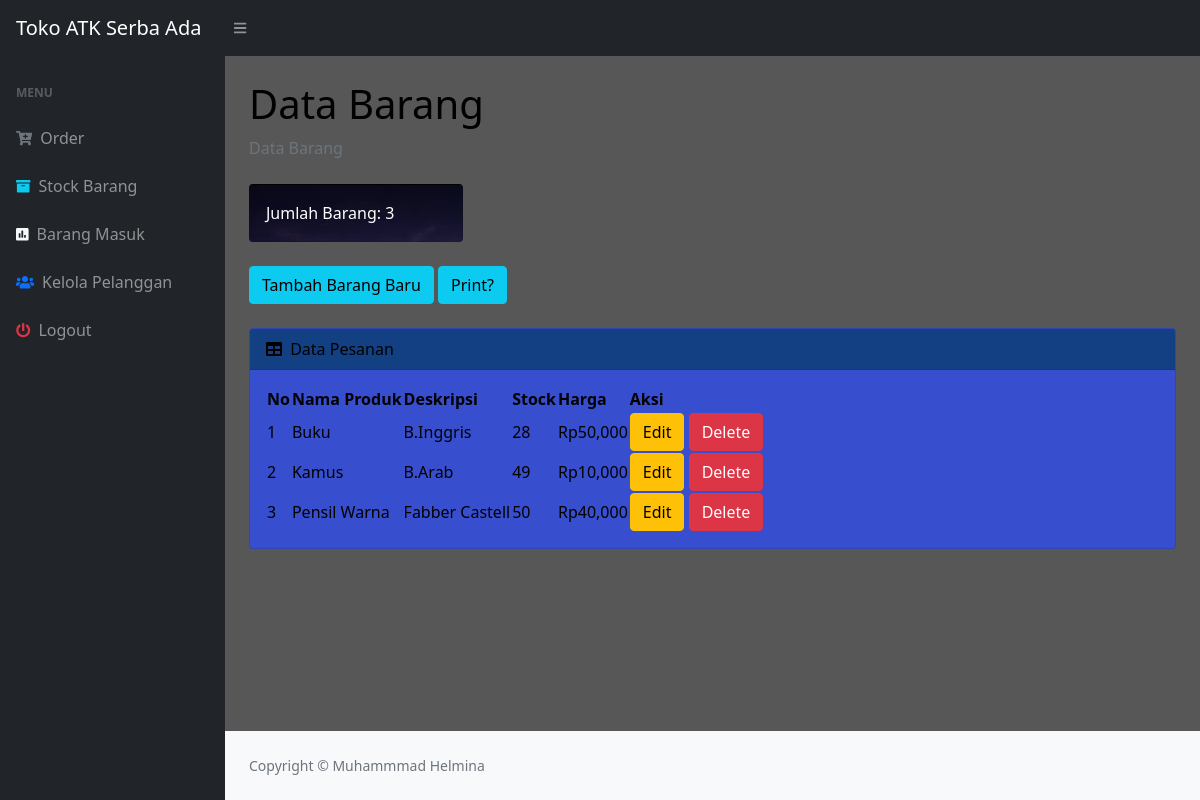
The app's page /stock.php (signed in) with its own data.
### tables this page shows
CREATE TABLE `produk` (
  `idproduk` int(11) NOT NULL,
  `namaproduk` varchar(30) NOT NULL,
  `deskripsi` varchar(30) NOT NULL,
  `harga` int(11) NOT NULL,
  `stock` int(11) NOT NULL
);

### stock.php (the view, shortened to what this page needs)
<?php
require 'ceklogin.php';
$h1 = mysqli_query($c, "select * from produk");
$h2 = mysqli_num_rows($h1);
?>
<!DOCTYPE html>
<html lang="en">
<head>
    <link href="https://cdn.jsdelivr.net/npm/simple-datatables@latest/dist/style.css" rel="stylesheet" />
    <link href="css/styles.css" rel="stylesheet" />
</head>
<body class="sb-nav-fixed">
    <nav class="sb-topnav navbar navbar-expand navbar-dark bg-dark">
        <a class="navbar-brand ps-3" href="index.php">Toko ATK Serba Ada</a>
        <button class="btn btn-link btn-sm order-1 order-lg-0 me-4 me-lg-0" id="sidebarToggle" href="#!"><i class="fas fa-bars"></i></button>
    </nav>
    <div id="layoutSidenav">
        <div id="layoutSidenav_nav">
            <nav class="sb-sidenav accordion sb-sidenav-dark" id="sidenavAccordion">
                <div class="sb-sidenav-menu">
                    <div class="nav">
                        <div class="sb-sidenav-menu-heading">Menu</div>
                        <a class="nav-link" href="index.php">
                            <div class="sb-nav-link-icon"><i class="fas fa-cart-plus text-secondary"></i></div>
                            Order
                        </a>
                        <a class="nav-link" href="stock.php">
                            <div class="sb-nav-link-icon"><i class="fa fa-archive text-info"></i></div>
                            Stock Barang
                        </a>
                        <a class="nav-link" href="masuk.php">
                            <div class="sb-nav-link-icon"><i class="fas fa-poll text-light"></i></div>
                            Barang Masuk
                        </a>
                        <a class="nav-link" href="pelanggan.php">
                            <div class="sb-nav-link-icon"><i class="fas fa-users text-primary"></i></div>
                            Kelola Pelanggan
                        </a>
                        <a class="nav-link" href="logout.php">
                            <div class="sb-nav-link-icon"><i class="fas fa-power-off text-danger"></i></div>
                            Logout
                        </a>
                    </div>
            </nav>
        </div>
        <div id="layoutSidenav_content">
            <main>
                <div class="container-fluid px-4">
                    <h1 class="mt-4">Data Barang</h1>
                    <ol class="breadcrumb mb-4">
                        <li class="breadcrumb-item active">Data Barang</li>
                    </ol>
                    <div class="row">
                        <div class="col-xl-3 col-md-6">
                            <div class="card bg-primary text-white mb-4">
                                <div class="card-body">Jumlah Barang: <?= $h2; ?> </div>
                            </div>
                        </div>
                    </div>
                    <button type="button" class="btn btn-info mb-4" data-bs-toggle="modal" data-bs-target="#myModal">
                        Tambah Barang Baru
                    </button>
                    <a href="export.php" class="btn btn-info mb-4">Print?</a>
                    <div class="card mb-4">
                        <div class="card-header">
                            <i class="fas fa-table me-1"></i>
                            Data Pesanan
                        </div>
                        <div class="card-body">
                            <table id="datatablesSimple">
                                <thead>
                                    <tr>
                                        <th>No</th>
                                        <th>Nama Produk</th>
                                        <th>Deskripsi</th>
                                        <th>Stock</th>
                                        <th>Harga</th>
                                        <th>Aksi</th>
                                    </tr>
                                </thead>
                                <tbody>
                                    <?php
                                    $get = mysqli_query($c, "select * from produk");
                                    $i = 1;
                                    while ($p = mysqli_fetch_array($get)) {
                                        $namaproduk = $p['namaproduk'];
                                        $deskripsi = $p['deskripsi'];
                                        $stock = $p['stock'];
                                        $harga = $p['harga'];
                                        $idproduk = $p['idproduk'];
                                    ?>
                                        <tr>
                                            <td><?= $i++; ?></td>
                                            <td><?= $namaproduk; ?></td>
                                            <td><?= $deskripsi; ?></td>
                                            <td><?= $stock; ?></td>
                                            <td>Rp<?= number_format($harga); ?></td>
                                            <td>
                                                <button type="button" class="btn btn-warning" data-bs-toggle="modal" data-bs-target="#edit<?= $idproduk; ?>">
                                                    Edit
                                                </button>
                                                <button type="button" class="btn btn-danger" data-bs-toggle="modal" data-bs-target="#delete<?= $idproduk; ?>">
                                                    Delete
                                                </button>
                                            </td>
                                        </tr>
                                    <?php
                                    };
                                    ?>
                                </tbody>
                            </table>
                        </div>
                    </div>
                </div>
            </main>
            <footer class="py-4 bg-light mt-auto">
                <div class="container-fluid px-4">
                    <div class="d-flex align-items-center justify-content-between small">
                        <div class="text-muted">Copyright &copy; Muhammmad Helmina</div>
                    </div>
                </div>
            </footer>
        </div>
    </div>
</body>
</html>

### records on screen
produk: namaproduk "Buku", deskripsi "B.Inggris", stock "28", harga "50,000"
produk: namaproduk "Kamus", deskripsi "B.Arab", stock "49", harga "10,000"
produk: namaproduk "Pensil Warna", deskripsi "Fabber Castell", stock "50", harga "40,000"

### other values on screen
$h2 "3"
